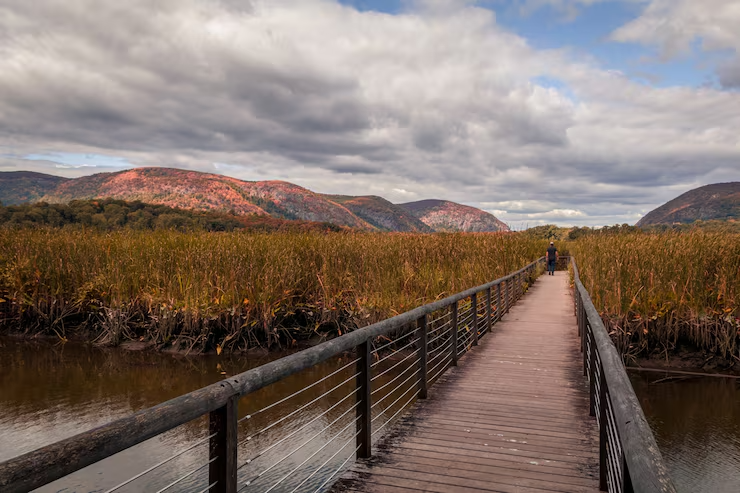
#> input picture pract_1/images/paisaje_2.tiff, 740 x 493 px
$ python 2.py
#> lines starting #> are read from the running program, lines starting #| are printed output that depends on the picture
from PIL import Image
import matplotlib.pyplot as plt
import matplotlib as mpl
from matplotlib.colors import ListedColormap, BoundaryNorm
import numpy as np
from mpl_toolkits.axes_grid1 import make_axes_locatable

# ---- Ruta de la imagen ----
from pathlib import Path

# Obtener ruta relativa a la imagen
image_path = Path(__file__).parent.parent / "images" / "paisaje_2.tiff"
im = Image.open(image_path)
#> im is the input picture: PIL image 740x493 RGBA; mean R, G, B, A 127.4, 112.2, 104.3, 255
print("Formato, tamaño, modo:", im.format, im.size, im.mode)
#| Formato, tamaño, modo: TIFF (740, 493) RGBA

# ---- Convertir la imagen a modo 'P' (paletizada) ----
# Puedes cambiar colors=256 a otro número si quieres una paleta inicial distinta

n_initial_palette = 256
im_p = im.convert('P', palette=Image.ADAPTIVE, colors=n_initial_palette)
print("Modo tras conversión a 'P':", im_p.mode)
#| Modo tras conversión a 'P': P

# ---- Array de índices (2D): cada píxel es un índice en la paleta ----
arr_p = np.array(im_p) # 2D: H x W, valores 0..(palette_size-1)
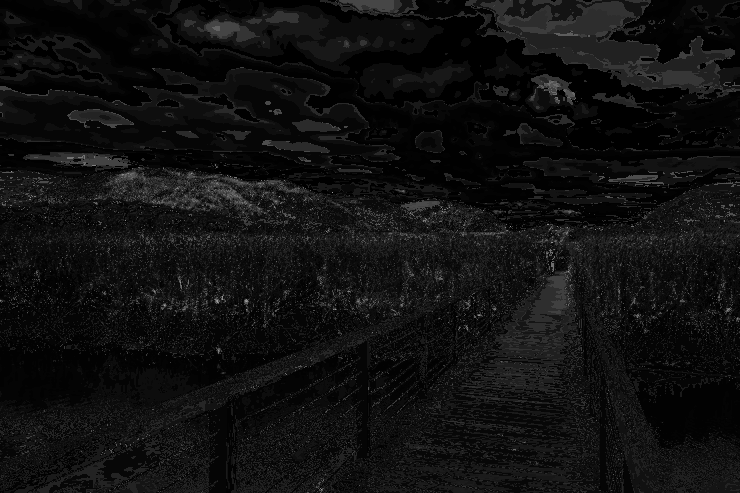
#> arr_p: shape (493, 740); min 0, max 164, mean 16.2

# ---- Obtener la paleta completa desde Pillow y convertir a Nx3 ----
pal = im_p.getpalette() # lista plana [R,G,B, R,G,B, ...]
#> pal = 768 values, max 248 at index 294, min 0 at index 392, mean 80.21
pal_arr = np.array(pal, dtype=np.uint8).reshape(-1, 3) # shape (palette_entries, 3)
#> pal_arr = 256 rows, first 8: [206, 200, 199], [173, 168, 172], [41, 25, 13], [185, 180, 181], [54, 36, 18], [14, 5, 3], [140, 136, 142], [143, 119, 110]
n_palette_entries = pal_arr.shape[0]
#> n_palette_entries = 256
print("Entradas en la paleta:", n_palette_entries)
#| Entradas en la paleta: 256

# ---- Detectar índices realmente usados en la imagen paletizada ----
used_indices = np.unique(arr_p)
#> used_indices = 165 values from 0 to 164
n_used = used_indices.size
#> n_used = 165
print("Índices usados en la imagen paletizada:", n_used)
#| Índices usados en la imagen paletizada: 165

# ---- Construir un ListedColormap a partir de la paleta completa ----
cmap = ListedColormap(pal_arr / 255.0) # normalizamos a 0..1 para matplotlib
norm = BoundaryNorm(np.arange(n_palette_entries + 1) - 0.5, n_palette_entries)

# ---- Mostrar: imagen paletizada (por índices) y colorbar basada en la paleta ----
fig, ax = plt.subplots(figsize=(10, 6))

# Mostramos la imagen (2D índices) con el cmap que viene de la paleta
ax.imshow(arr_p, cmap=cmap, norm=norm)
ax.axis('off')
ax.set_title("Imagen (paletizada): visualización por índices")

# Colocar colorbar a la derecha (ajustado con make_axes_locatable)
divider = make_axes_locatable(ax)
cax = divider.append_axes("right", size="5%", pad=0.05)

# Creamos un mappable para la colorbar usando la misma cmap/norm
mappable = mpl.cm.ScalarMappable(cmap=cmap, norm=norm)
mappable.set_array([])

# Ponemos ticks sólo en los índices realmente usados para no saturar la barra.
# Si hay muchos índices usados, limitamos etiquetas para que no se amontonen.
if n_used <= 60:
    ticks = used_indices.tolist()

else:
    # mostramos una selección de índices equidistantes (hasta 60 etiquetas)
    step = max(1, n_used // 60)
#> step = 2
    ticks = used_indices[::step].tolist()
#> ticks = 83 values from 0 to 164

cbar = fig.colorbar(mappable, cax=cax, boundaries=np.arange(n_palette_entries+1), ticks=ticks)
cbar.set_label("Índices de la paleta (colores)")

plt.tight_layout()
plt.show()
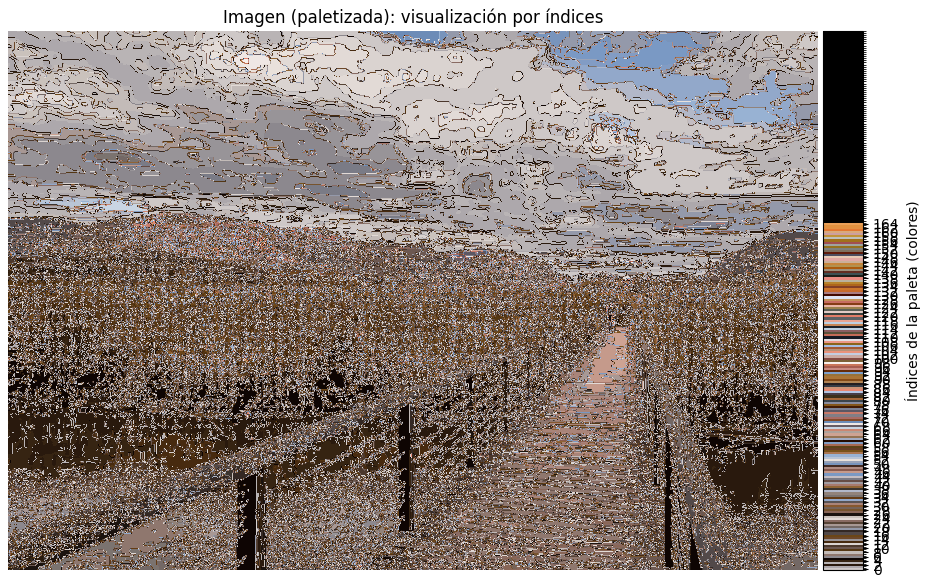
#> figure drawn by matplotlib, 2 panels
